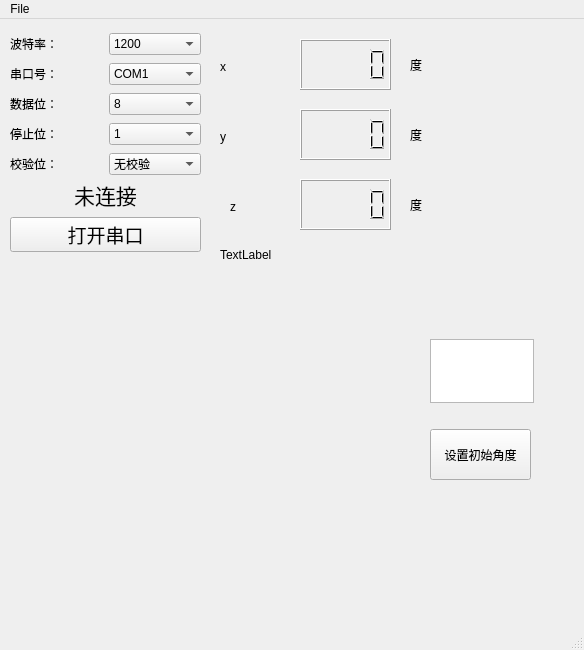
<?xml version="1.0" encoding="UTF-8"?>
<ui version="4.0">
 <class>mainWindow</class>
 <widget class="QMainWindow" name="mainWindow">
  <property name="geometry">
   <rect>
    <x>0</x>
    <y>0</y>
    <width>584</width>
    <height>650</height>
   </rect>
  </property>
  <property name="font">
   <font>
    <pointsize>9</pointsize>
   </font>
  </property>
  <property name="windowTitle">
   <string/>
  </property>
  <widget class="QWidget" name="centralwidget">
   <widget class="QWidget" name="gridLayoutWidget">
    <property name="geometry">
     <rect>
      <x>10</x>
      <y>10</y>
      <width>191</width>
      <height>31</height>
     </rect>
    </property>
    <layout class="QGridLayout" name="gridLayout">
     <item row="0" column="0">
      <widget class="QLabel" name="label">
       <property name="text">
        <string>波特率：</string>
       </property>
      </widget>
     </item>
     <item row="0" column="1">
      <widget class="QComboBox" name="comboBox">
       <item>
        <property name="text">
         <string>1200</string>
        </property>
       </item>
       <item>
        <property name="text">
         <string>2400</string>
        </property>
       </item>
       <item>
        <property name="text">
         <string>4800</string>
        </property>
       </item>
       <item>
        <property name="text">
         <string>9600</string>
        </property>
       </item>
       <item>
        <property name="text">
         <string>14400</string>
        </property>
       </item>
       <item>
        <property name="text">
         <string>19200</string>
        </property>
       </item>
       <item>
        <property name="text">
         <string>38400</string>
        </property>
       </item>
       <item>
        <property name="text">
         <string>57600</string>
        </property>
       </item>
       <item>
        <property name="text">
         <string>115200</string>
        </property>
       </item>
      </widget>
     </item>
    </layout>
   </widget>
   <widget class="QWidget" name="gridLayoutWidget_2">
    <property name="geometry">
     <rect>
      <x>10</x>
      <y>40</y>
      <width>191</width>
      <height>31</height>
     </rect>
    </property>
    <layout class="QGridLayout" name="gridLayout_2">
     <item row="0" column="1">
      <widget class="QComboBox" name="comboBox_2">
       <item>
        <property name="text">
         <string>COM1</string>
        </property>
       </item>
       <item>
        <property name="text">
         <string>COM2</string>
        </property>
       </item>
       <item>
        <property name="text">
         <string>COM3</string>
        </property>
       </item>
       <item>
        <property name="text">
         <string>COM4</string>
        </property>
       </item>
       <item>
        <property name="text">
         <string>COM5</string>
        </property>
       </item>
       <item>
        <property name="text">
         <string>COM6</string>
        </property>
       </item>
       <item>
        <property name="text">
         <string>COM7</string>
        </property>
       </item>
       <item>
        <property name="text">
         <string>COM8</string>
        </property>
       </item>
      </widget>
     </item>
     <item row="0" column="0">
      <widget class="QLabel" name="label_2">
       <property name="text">
        <string>串口号：</string>
       </property>
      </widget>
     </item>
    </layout>
   </widget>
   <widget class="QWidget" name="gridLayoutWidget_3">
    <property name="geometry">
     <rect>
      <x>10</x>
      <y>100</y>
      <width>191</width>
      <height>31</height>
     </rect>
    </property>
    <layout class="QGridLayout" name="gridLayout_3">
     <item row="0" column="1">
      <widget class="QComboBox" name="comboBox_3">
       <item>
        <property name="text">
         <string>1</string>
        </property>
       </item>
       <item>
        <property name="text">
         <string>1.5</string>
        </property>
       </item>
       <item>
        <property name="text">
         <string>2</string>
        </property>
       </item>
      </widget>
     </item>
     <item row="0" column="0">
      <widget class="QLabel" name="label_3">
       <property name="text">
        <string>停止位：</string>
       </property>
      </widget>
     </item>
    </layout>
   </widget>
   <widget class="QWidget" name="gridLayoutWidget_4">
    <property name="geometry">
     <rect>
      <x>10</x>
      <y>70</y>
      <width>191</width>
      <height>31</height>
     </rect>
    </property>
    <layout class="QGridLayout" name="gridLayout_4">
     <item row="0" column="1">
      <widget class="QComboBox" name="comboBox_4">
       <item>
        <property name="text">
         <string>8</string>
        </property>
       </item>
       <item>
        <property name="text">
         <string>7</string>
        </property>
       </item>
       <item>
        <property name="text">
         <string>6</string>
        </property>
       </item>
       <item>
        <property name="text">
         <string>5</string>
        </property>
       </item>
      </widget>
     </item>
     <item row="0" column="0">
      <widget class="QLabel" name="label_4">
       <property name="text">
        <string>数据位：</string>
       </property>
      </widget>
     </item>
    </layout>
   </widget>
   <widget class="QWidget" name="gridLayoutWidget_5">
    <property name="geometry">
     <rect>
      <x>10</x>
      <y>130</y>
      <width>191</width>
      <height>31</height>
     </rect>
    </property>
    <layout class="QGridLayout" name="gridLayout_5">
     <item row="0" column="1">
      <widget class="QComboBox" name="comboBox_5">
       <item>
        <property name="text">
         <string>无校验</string>
        </property>
       </item>
       <item>
        <property name="text">
         <string>奇校验</string>
        </property>
       </item>
       <item>
        <property name="text">
         <string>偶校验</string>
        </property>
       </item>
      </widget>
     </item>
     <item row="0" column="0">
      <widget class="QLabel" name="label_5">
       <property name="text">
        <string>校验位：</string>
       </property>
      </widget>
     </item>
    </layout>
   </widget>
   <widget class="QWidget" name="gridLayoutWidget_6">
    <property name="geometry">
     <rect>
      <x>10</x>
      <y>160</y>
      <width>191</width>
      <height>73</height>
     </rect>
    </property>
    <layout class="QGridLayout" name="gridLayout_6">
     <item row="3" column="1">
      <widget class="QLabel" name="label_9">
       <property name="enabled">
        <bool>true</bool>
       </property>
       <property name="sizePolicy">
        <sizepolicy hsizetype="Preferred" vsizetype="Preferred">
         <horstretch>0</horstretch>
         <verstretch>0</verstretch>
        </sizepolicy>
       </property>
       <property name="font">
        <font>
         <family>华文行楷</family>
         <pointsize>16</pointsize>
        </font>
       </property>
       <property name="text">
        <string>未连接</string>
       </property>
       <property name="alignment">
        <set>Qt::AlignCenter</set>
       </property>
      </widget>
     </item>
     <item row="4" column="1">
      <widget class="QPushButton" name="pushButton">
       <property name="font">
        <font>
         <family>华文行楷</family>
         <pointsize>14</pointsize>
         <italic>false</italic>
        </font>
       </property>
       <property name="text">
        <string>打开串口</string>
       </property>
       <property name="autoDefault">
        <bool>false</bool>
       </property>
      </widget>
     </item>
    </layout>
   </widget>
   <widget class="QLCDNumber" name="lcdNumber">
    <property name="geometry">
     <rect>
      <x>300</x>
      <y>20</y>
      <width>91</width>
      <height>51</height>
     </rect>
    </property>
   </widget>
   <widget class="QTextEdit" name="textEdit">
    <property name="geometry">
     <rect>
      <x>430</x>
      <y>320</y>
      <width>104</width>
      <height>64</height>
     </rect>
    </property>
   </widget>
   <widget class="QPushButton" name="set">
    <property name="geometry">
     <rect>
      <x>430</x>
      <y>410</y>
      <width>101</width>
      <height>51</height>
     </rect>
    </property>
    <property name="text">
     <string>设置初始角度</string>
    </property>
   </widget>
   <widget class="QLCDNumber" name="lcdNumber_2">
    <property name="geometry">
     <rect>
      <x>300</x>
      <y>90</y>
      <width>91</width>
      <height>51</height>
     </rect>
    </property>
   </widget>
   <widget class="QLCDNumber" name="lcdNumber_3">
    <property name="geometry">
     <rect>
      <x>300</x>
      <y>160</y>
      <width>91</width>
      <height>51</height>
     </rect>
    </property>
   </widget>
   <widget class="QLabel" name="serial_now">
    <property name="geometry">
     <rect>
      <x>220</x>
      <y>225</y>
      <width>151</width>
      <height>21</height>
     </rect>
    </property>
    <property name="text">
     <string>TextLabel</string>
    </property>
   </widget>
   <widget class="QLabel" name="label_6">
    <property name="geometry">
     <rect>
      <x>410</x>
      <y>30</y>
      <width>81</width>
      <height>31</height>
     </rect>
    </property>
    <property name="text">
     <string>度</string>
    </property>
   </widget>
   <widget class="QLabel" name="label_7">
    <property name="geometry">
     <rect>
      <x>410</x>
      <y>100</y>
      <width>81</width>
      <height>31</height>
     </rect>
    </property>
    <property name="text">
     <string>度</string>
    </property>
   </widget>
   <widget class="QLabel" name="label_8">
    <property name="geometry">
     <rect>
      <x>410</x>
      <y>170</y>
      <width>81</width>
      <height>31</height>
     </rect>
    </property>
    <property name="text">
     <string>度</string>
    </property>
   </widget>
   <widget class="QLabel" name="label_10">
    <property name="geometry">
     <rect>
      <x>220</x>
      <y>40</y>
      <width>68</width>
      <height>15</height>
     </rect>
    </property>
    <property name="text">
     <string>x</string>
    </property>
   </widget>
   <widget class="QLabel" name="label_11">
    <property name="geometry">
     <rect>
      <x>220</x>
      <y>110</y>
      <width>68</width>
      <height>15</height>
     </rect>
    </property>
    <property name="text">
     <string>y</string>
    </property>
   </widget>
   <widget class="QLabel" name="label_12">
    <property name="geometry">
     <rect>
      <x>230</x>
      <y>180</y>
      <width>68</width>
      <height>15</height>
     </rect>
    </property>
    <property name="text">
     <string>z</string>
    </property>
   </widget>
   <widget class="QWidget" name="verticalLayoutWidget">
    <property name="geometry">
     <rect>
      <x>10</x>
      <y>250</y>
      <width>421</width>
      <height>341</height>
     </rect>
    </property>
    <layout class="QVBoxLayout" name="verticalLayout"/>
   </widget>
  </widget>
  <widget class="QMenuBar" name="menubar">
   <property name="geometry">
    <rect>
     <x>0</x>
     <y>0</y>
     <width>584</width>
     <height>22</height>
    </rect>
   </property>
   <widget class="QMenu" name="menuFile">
    <property name="title">
     <string>File</string>
    </property>
    <addaction name="actionOpen"/>
    <addaction name="actionExit"/>
   </widget>
   <addaction name="menuFile"/>
  </widget>
  <widget class="QStatusBar" name="statusbar"/>
  <action name="actionOpen">
   <property name="text">
    <string>Open</string>
   </property>
  </action>
  <action name="actionExit">
   <property name="text">
    <string>Exit</string>
   </property>
  </action>
 </widget>
 <resources/>
 <connections/>
</ui>
